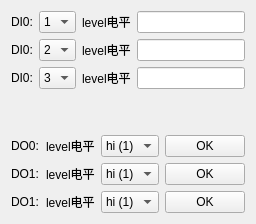
      <widget class="QWidget" name="tab5">
       <attribute name="title">
        <string>IO测试</string>
       </attribute>
       <layout class="QGridLayout" name="gridLayout_5">
        <item row="0" column="0">
         <layout class="QVBoxLayout" name="verticalLayout_13" stretch="1,1,1,1,1,1,1">
          <item>
           <layout class="QHBoxLayout" name="horizontalLayout_12" stretch="1,1,1,0">
            <item>
             <widget class="QLabel" name="label_IONo">
              <property name="text">
               <string>DI0:</string>
              </property>
             </widget>
            </item>
            <item>
             <widget class="QComboBox" name="comboBox_IOin0">
              <item>
               <property name="text">
                <string>1</string>
               </property>
              </item>
              <item>
               <property name="text">
                <string>2</string>
               </property>
              </item>
              <item>
               <property name="text">
                <string>3</string>
               </property>
              </item>
              <item>
               <property name="text">
                <string>4</string>
               </property>
              </item>
              <item>
               <property name="text">
                <string>5</string>
               </property>
              </item>
              <item>
               <property name="text">
                <string>6</string>
               </property>
              </item>
             </widget>
            </item>
            <item>
             <widget class="QLabel" name="label_IOLevel">
              <property name="text">
               <string>level电平</string>
              </property>
             </widget>
            </item>
            <item>
             <widget class="QLineEdit" name="lineEdit_IO0"/>
            </item>
           </layout>
          </item>
          <item>
           <layout class="QHBoxLayout" name="horizontalLayout_13" stretch="1,1,1,0">
            <item>
             <widget class="QLabel" name="label_IONo_2">
              <property name="text">
               <string>DI0:</string>
              </property>
             </widget>
            </item>
            <item>
             <widget class="QComboBox" name="comboBox_IOin1">
              <item>
               <property name="text">
                <string>2</string>
               </property>
              </item>
              <item>
               <property name="text">
                <string>1</string>
               </property>
              </item>
              <item>
               <property name="text">
                <string>3</string>
               </property>
              </item>
              <item>
               <property name="text">
                <string>4</string>
               </property>
              </item>
              <item>
               <property name="text">
                <string>5</string>
               </property>
              </item>
              <item>
               <property name="text">
                <string>6</string>
               </property>
              </item>
             </widget>
            </item>
            <item>
             <widget class="QLabel" name="label_IOLevel_2">
              <property name="text">
               <string>level电平</string>
              </property>
             </widget>
            </item>
            <item>
             <widget class="QLineEdit" name="lineEdit_IO1"/>
            </item>
           </layout>
          </item>
          <item>
           <layout class="QHBoxLayout" name="horizontalLayout_14" stretch="1,1,1,0">
            <item>
             <widget class="QLabel" name="label_IONo_3">
              <property name="text">
               <string>DI0:</string>
              </property>
             </widget>
            </item>
            <item>
             <widget class="QComboBox" name="comboBox_IOin2">
              <item>
               <property name="text">
                <string>3</string>
               </property>
              </item>
              <item>
               <property name="text">
                <string>1</string>
               </property>
              </item>
              <item>
               <property name="text">
                <string>2</string>
               </property>
              </item>
              <item>
               <property name="text">
                <string>4</string>
               </property>
              </item>
              <item>
               <property name="text">
                <string>5</string>
               </property>
              </item>
              <item>
               <property name="text">
                <string>6</string>
               </property>
              </item>
             </widget>
            </item>
            <item>
             <widget class="QLabel" name="label_IOLevel_3">
              <property name="text">
               <string>level电平</string>
              </property>
             </widget>
            </item>
            <item>
             <widget class="QLineEdit" name="lineEdit_IO2"/>
            </item>
           </layout>
          </item>
          <item>
           <spacer name="verticalSpacer">
            <property name="orientation">
             <enum>Qt::Vertical</enum>
            </property>
            <property name="sizeType">
             <enum>QSizePolicy::Fixed</enum>
            </property>
            <property name="sizeHint" stdset="0">
             <size>
              <width>20</width>
              <height>40</height>
             </size>
            </property>
           </spacer>
          </item>
          <item>
           <layout class="QHBoxLayout" name="horizontalLayout_15" stretch="1,1,1,1">
            <item>
             <widget class="QLabel" name="label_IONo_4">
              <property name="text">
               <string>DO0:</string>
              </property>
             </widget>
            </item>
            <item>
             <widget class="QLabel" name="label_IOLevel_4">
              <property name="text">
               <string>level电平</string>
              </property>
             </widget>
            </item>
            <item>
             <widget class="QComboBox" name="comboBox_IO0">
              <item>
               <property name="text">
                <string>hi (1)</string>
               </property>
              </item>
              <item>
               <property name="text">
                <string>lo (0)</string>
               </property>
              </item>
             </widget>
            </item>
            <item>
             <widget class="QPushButton" name="pushButton_IoSet_0">
              <property name="text">
               <string>OK</string>
              </property>
             </widget>
            </item>
           </layout>
          </item>
          <item>
           <layout class="QHBoxLayout" name="horizontalLayout_16" stretch="1,1,1,1">
            <item>
             <widget class="QLabel" name="label_IONo_5">
              <property name="text">
               <string>DO1:</string>
              </property>
             </widget>
            </item>
            <item>
             <widget class="QLabel" name="label_IOLevel_5">
              <property name="text">
               <string>level电平</string>
              </property>
             </widget>
            </item>
            <item>
             <widget class="QComboBox" name="comboBox_IO1">
              <item>
               <property name="text">
                <string>hi (1)</string>
               </property>
              </item>
              <item>
               <property name="text">
                <string>lo (0)</string>
               </property>
              </item>
             </widget>
            </item>
            <item>
             <widget class="QPushButton" name="pushButton_IoSet_1">
              <property name="text">
               <string>OK</string>
              </property>
             </widget>
            </item>
           </layout>
          </item>
          <item>
           <layout class="QHBoxLayout" name="horizontalLayout_17" stretch="1,1,1,1">
            <item>
             <widget class="QLabel" name="label_IONo_6">
              <property name="text">
               <string>DO1:</string>
              </property>
             </widget>
            </item>
            <item>
             <widget class="QLabel" name="label_IOLevel_6">
              <property name="text">
               <string>level电平</string>
              </property>
             </widget>
            </item>
            <item>
             <widget class="QComboBox" name="comboBox_IO2">
              <item>
               <property name="text">
                <string>hi (1)</string>
               </property>
              </item>
              <item>
               <property name="text">
                <string>lo (0)</string>
               </property>
              </item>
             </widget>
            </item>
            <item>
             <widget class="QPushButton" name="pushButton_IoSet_2">
              <property name="text">
               <string>OK</string>
              </property>
             </widget>
            </item>
           </layout>
          </item>
         </layout>
        </item>
       </layout>
      </widget>
